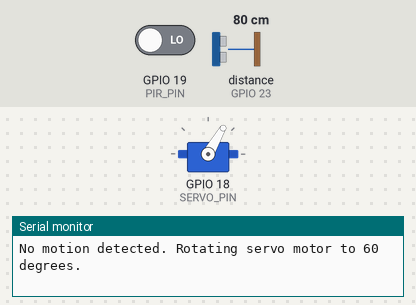
This sketch was run on a simulated ESP32. Shown: servo, the last lines printed to the serial monitor. The test bench sets the inputs (shaded band); at power-on: GPIO 19 (PIR_PIN) LOW, distance to the obstacle (sensor on GPIO 23) 80 cm. The echo pulse lasts 58.3 µs per cm; WiFi joins after 1.5 s; servers stay silent unless stated; the local clock reads 2024-03-15 10:24:30 at power-on unless the sketch sets it; no MQTT or app messages arrive unless stated.

Above: at 2.7 s.
2.8 s: GPIO 19 (PIR_PIN) driven HIGH
4.3 s: GPIO 19 (PIR_PIN) driven LOW
At 4.6 s:
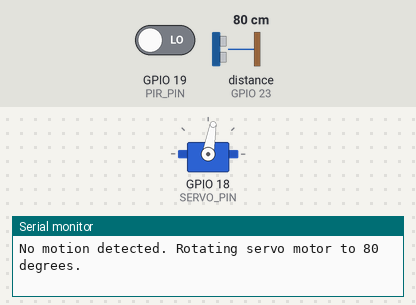
At 5.0 s:
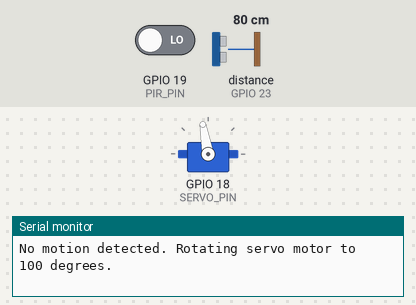
Timing chart, 0 to 16.3 s (numbered marks = the images above; inputs shaded):
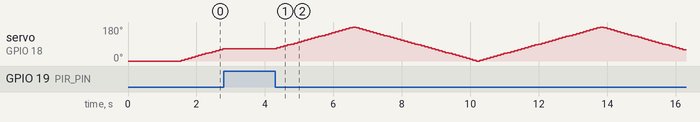

The sketch:

ECOVAL_ESP32_Firmware.ino
```cpp
#include "secrets.h"
#include <WiFiClientSecure.h>
#include <PubSubClient.h>
#include <ArduinoJson.h>
#include "WiFi.h"
#include "time.h"
#include <ESP32Servo.h>  // Include the Servo library

// Define ultrasonic sensor pins
#define TRIG_PIN 22  // Trig pin connected to GPIO 22
#define ECHO_PIN 23  // Echo pin connected to GPIO 23

// Define PIR sensor pin
#define PIR_PIN 19   // PIR sensor connected to GPIO 19

// Define Servo motor pin
#define SERVO_PIN 18 // Servo motor connected to GPIO 18

#define AWS_IOT_PUBLISH_TOPIC   "esp32_ultra/pub"
#define AWS_IOT_SUBSCRIBE_TOPIC "esp32_ultra/sub"

// NTP server settings
const char* ntpServer = "pool.ntp.org";
const long  gmtOffset_sec = 5.5 * 3600;  // New Delhi is UTC +5:30
const int   daylightOffset_sec = 0;      // No daylight savings in New Delhi

float distance;
bool motionDetected = false;
int servoAngle = 0;  // Variable to store the current angle of the servo motor
int servoDirection = 1;  // Variable to track the direction of the servo (1 for forward, -1 for reverse)
bool isServoRotating = true;  // Variable to track whether the servo should be rotating

// Wi-Fi and AWS IoT setup
WiFiClientSecure net = WiFiClientSecure();
PubSubClient client(net);

// Servo object
Servo servoMotor;

// Function to connect to AWS IoT
void connectAWS() {
  WiFi.mode(WIFI_STA);
  WiFi.begin(WIFI_SSID, WIFI_PASSWORD);

  Serial.println("Connecting to Wi-Fi");

  while (WiFi.status() != WL_CONNECTED) {
    delay(500);
    Serial.print(".");
  }

  // Configure WiFiClientSecure to use the AWS IoT device credentials
  net.setCACert(AWS_CERT_CA);
  net.setCertificate(AWS_CERT_CRT);
  net.setPrivateKey(AWS_CERT_PRIVATE);

  // Connect to the MQTT broker on the AWS endpoint
  client.setServer(AWS_IOT_ENDPOINT, 8883);

  // Create a message handler
  client.setCallback(messageHandler);

  Serial.println("Connecting to AWS IOT");

  while (!client.connect(THINGNAME)) {
    Serial.print(".");
    delay(100);
  }

  if (!client.connected()) {
    Serial.println("AWS IoT Timeout!");
    return;
  }

  // Subscribe to a topic
  client.subscribe(AWS_IOT_SUBSCRIBE_TOPIC);

  Serial.println("AWS IoT Connected!");
}

// Function to publish sensor data to AWS IoT
void publishMessage() {
  // Get current time
  time_t now;
  struct tm timeinfo;
  if (!getLocalTime(&timeinfo)) {
    Serial.println("Failed to obtain time");
    return;
  }
  char timeString[20];
  strftime(timeString, sizeof(timeString), "%Y-%m-%d %H:%M:%S", &timeinfo);

  // Create JSON document with distance and timestamp
  StaticJsonDocument<200> doc;
  doc["distance"] = distance;  // Sending distance
  doc["timestamp"] = timeString;  // Add real-time timestamp
  char jsonBuffer[512];
  serializeJson(doc, jsonBuffer);  // Convert to JSON format

  client.publish(AWS_IOT_PUBLISH_TOPIC, jsonBuffer);
}

// Function to handle incoming messages from AWS IoT
void messageHandler(char* topic, byte* payload, unsigned int length) {
  Serial.print("incoming: ");
  Serial.println(topic);

  StaticJsonDocument<200> doc;
  deserializeJson(doc, payload);
  const char* message = doc["message"];
  Serial.println(message);
}

// Function to measure distance using ultrasonic sensor
float measureDistance() {
  // Send a 10us pulse to trigger the sensor
  digitalWrite(TRIG_PIN, LOW);
  delayMicroseconds(2);
  digitalWrite(TRIG_PIN, HIGH);
  delayMicroseconds(10);
  digitalWrite(TRIG_PIN, LOW);

  // Read the duration of the echo pulse
  long duration = pulseIn(ECHO_PIN, HIGH);

  // Calculate distance (duration * speed of sound in air / 2)
  float distance = duration * 0.034 / 2;  // Speed of sound is 0.034 cm/us

  return distance;
}

// Function to setup NTP and get real-time clock
void setupTime() {
  configTime(gmtOffset_sec, daylightOffset_sec, ntpServer);
  Serial.println("Time synchronized");
}

// Setup function
void setup() {
  Serial.begin(115200);
  connectAWS();

  // Set pin modes for ultrasonic sensor
  pinMode(TRIG_PIN, OUTPUT);
  pinMode(ECHO_PIN, INPUT);

  // Set pin mode for PIR sensor
  pinMode(PIR_PIN, INPUT);

  // Attach the servo motor to the appropriate pin
  servoMotor.attach(SERVO_PIN);
  servoMotor.write(servoAngle);  // Initialize the servo motor

  // Set up time from NTP
  setupTime();
}

// Main loop
void loop() {
  motionDetected = digitalRead(PIR_PIN);  // Read PIR sensor value

  if (motionDetected) {
    if (isServoRotating) {
      // Stop the servo motor
      servoMotor.write(servoAngle);  // Stop at the current angle
      Serial.println("Motion detected! Stopping the servo motor.");
      isServoRotating = false;
    }

    distance = measureDistance();  // Measure distance

    if (isnan(distance)) {  // Check if distance measurement failed
      Serial.println(F("Failed to read from ultrasonic sensor!"));
      return;
    }

    Serial.print(F("Distance: "));
    Serial.print(distance);
    Serial.println(F(" cm"));

    // Get current time to print
    time_t now;
    struct tm timeinfo;
    if (getLocalTime(&timeinfo)) {
      char timeString[20];
      strftime(timeString, sizeof(timeString), "%Y-%m-%d %H:%M:%S", &timeinfo);
      Serial.print("Current Time (New Delhi): ");
      Serial.println(timeString);  // Print time based on New Delhi timezone
    }

    publishMessage();  // Publish the distance and timestamp data to AWS IoT
  } else {
    if (!isServoRotating) {
      isServoRotating = true;  // Resume rotating when no motion is detected
    }

    // Rotate the servo motor to a different position
    servoAngle += servoDirection * 5;  // Increment or decrement the servo angle
    if (servoAngle >= 180) {
      servoDirection = -1;  // Reverse direction when angle reaches 180
    } else if (servoAngle <= 0) {
      servoDirection = 1;  // Forward direction when angle reaches 0
    }
    servoMotor.write(servoAngle);  // Rotate to the new angle
    Serial.print("No motion detected. Rotating servo motor to ");
    Serial.print(servoAngle);
    Serial.println(" degrees.");
  }

  client.loop();  // Handle AWS IoT communication
  delay(100);  // Shorter delay to make the servo rotate smoothly
}
```

secrets.h
```cpp
#include <pgmspace.h>

#define SECRET
#define THINGNAME "Esp32_AWS_Ultra2"                         //change this

const char WIFI_SSID[] = "WIFI NAME";               //change this
const char WIFI_PASSWORD[] = "WIFI PASSWORD";           //change this
const char AWS_IOT_ENDPOINT[] = "atb51mhvpxruh-ats.iot.us-east-1.amazonaws.com";       //Sample endpoint

// Amazon Root CA 1
static const char AWS_CERT_CA[] PROGMEM = R"EOF(
-----BEGIN CERTIFICATE-----
MIIDQTCCAimgAwIBAgITBmyfz5m/jAo54vB4ikPmljZbyjANBgkqhkiG9w0BAQsF
ADA5MQswCQYDVQQGEwJVUzEPMA0GA1UEChMGQW1hem9uMRkwFwYDVQQDExBBbWF6
b24gUm9vdCBDQSAxMB4XDTE1MDUyNjAwMDAwMFoXDTM4MDExNzAwMDAwMFowOTEL
MAkGA1UEBhMCVVMxDzANBgNVBAoTBkFtYXpvbjEZMBcGA1UEAxMQQW1hem9uIFJv
b3QgQ0EgMTCCASIwDQYJKoZIhvcNAQEBBQADggEPADCCAQoCggEBALJ4gHHKeNXj
ca9HgFB0fW7Y14h29Jlo91ghYPl0hAEvrAIthtOgQ3pOsqTQNroBvo3bSMgHFzZM
9O6II8c+6zf1tRn4SWiw3te5djgdYZ6k/oI2peVKVuRF4fn9tBb6dNqcmzU5L/qw
IFAGbHrQgLKm+a/sRxmPUDgH3KKHOVj4utWp+UhnMJbulHheb4mjUcAwhmahRWa6
VOujw5H5SNz/0egwLX0tdHA114gk957EWW67c4cX8jJGKLhD+rcdqsq08p8kDi1L
93FcXmn/6pUCyziKrlA4b9v7LWIbxcceVOF34GfID5yHI9Y/QCB/IIDEgEw+OyQm
jgSubJrIqg0CAwEAAaNCMEAwDwYDVR0TAQH/BAUwAwEB/zAOBgNVHQ8BAf8EBAMC
AYYwHQYDVR0OBBYEFIQYzIU07LwMlJQuCFmcx7IQTgoIMA0GCSqGSIb3DQEBCwUA
A4IBAQCY8jdaQZChGsV2USggNiMOruYou6r4lK5IpDB/G/wkjUu0yKGX9rbxenDI
U5PMCCjjmCXPI6T53iHTfIUJrU6adTrCC2qJeHZERxhlbI1Bjjt/msv0tadQ1wUs
N+gDS63pYaACbvXy8MWy7Vu33PqUXHeeE6V/Uq2V8viTO96LXFvKWlJbYK8U90vv
o/ufQJVtMVT8QtPHRh8jrdkPSHCa2XV4cdFyQzR1bldZwgJcJmApzyMZFo6IQ6XU
5MsI+yMRQ+hDKXJioaldXgjUkK642M4UwtBV8ob2xJNDd2ZhwLnoQdeXeGADbkpy
rqXRfboQnoZsG4q5WTP468SQvvG5
-----END CERTIFICATE-----
)EOF";

// Device Certificate                                               //Sample Certificate
static const char AWS_CERT_CRT[] PROGMEM = R"KEY(
-----BEGIN CERTIFICATE-----
MIIDWTCCAkGgAwIBAgIUUeSS0KKhxnN5gjOIN1StIXsZpEQwDQYJKoZIhvcNAQEL
BQAwTTFLMEkGA1UECwxCQW1hem9uIFdlYiBTZXJ2aWNlcyBPPUFtYXpvbi5jb20g
SW5jLiBMPVNlYXR0bGUgU1Q9V2FzaGluZ3RvbiBDPVVTMB4XDTI0MTAxMDAzMzYw
MloXDTQ5MTIzMTIzNTk1OVowHjEcMBoGA1UEAwwTQVdTIElvVCBDZXJ0aWZpY2F0
ZTCCASIwDQYJKoZIhvcNAQEBBQADggEPADCCAQoCggEBALN1/YC3G5qrKRm4/IBu
BfFFQ4GkbRWBGy7jsjaR1AlZVENQwLTJYsR7ywDRmfwzRFBQsqI5JzNqzeACMM3b
0y46b9sHrraUGc0XN66ameRT564dCbWyZhowbZkPq87R6+onxiBi0Q5aYuglUb7q
0SrTUNZyeYTr+cNQZb++b+RbyhITmh3yO3Kv3SVvbLRxqKLawoR0eITuzWba8a1a
+VNvNIiHFkaC4p5wlVLKV4bKDDORLVvLBdP0FLSNNw/SDLmq7/8TJVL8rj5GC3LN
TS3AkEGNu/+F52Kb1F3BY6cwBOJeJHizPbT/6M+/YFcDrPYG1dYyv4FKluFr8Hh0
YzsCAwEAAaNgMF4wHwYDVR0jBBgwFoAUt/kGjxcz+Bv7WxMXzi/qy7rpAd8wHQYD
VR0OBBYEFCufyTE83BO64CIgJrLHeUG3NB6/MAwGA1UdEwEB/wQCMAAwDgYDVR0P
AQH/BAQDAgeAMA0GCSqGSIb3DQEBCwUAA4IBAQAznm6zWOa/zHq3/xIQrGhtDNLu
cdC+19n3vl8fN3d0YaY6ZPSXjXvTxXMDCm2Tp2JucTvHhTjFvWtFN1BSq0mFt6Zu
wzDzZe9QAddGngqWwawdlg50Hh72P/+bRZhu4k/IS8bjUXjmyqSt1PeRQmfyqyqu
5R1eTejT7ZQpL3/BhBTqaePoThXkAV4zPU3tE1IwP46zm6QxrLxIyye5qUulYiBs
JczRirsWEYW+4JiPiZD9TXc6xg8ly+MNlK/6/QwB4TzegCSQkHdQcmBTRMlbnSEB
w7iT7xRPNCxjq2vD1X1N5m+xMP3o9n6CTick1O8H16Cj41XEoymajcvovLv1
-----END CERTIFICATE-----


)KEY";

// Device Private Key                                               //Sample Key
static const char AWS_CERT_PRIVATE[] PROGMEM = R"KEY(
-----BEGIN RSA PRIVATE KEY-----
MIIEowIBAAKCAQEAs3X9gLcbmqspGbj8gG4F8UVDgaRtFYEbLuOyNpHUCVlUQ1DA
tMlixHvLANGZ/DNEUFCyojknM2rN4AIwzdvTLjpv2weutpQZzRc3rpqZ5FPnrh0J
tbJmGjBtmQ+rztHr6ifGIGLRDlpi6CVRvurRKtNQ1nJ5hOv5w1Blv75v5FvKEhOa
HfI7cq/dJW9stHGootrChHR4hO7NZtrxrVr5U280iIcWRoLinnCVUspXhsoMM5Et
W8sF0/QUtI03D9IMuarv/xMlUvyuPkYLcs1NLcCQQY27/4XnYpvUXcFjpzAE4l4k
eLM9tP/oz79gVwOs9gbV1jK/gUqW4WvweHRjOwIDAQABAoIBAF5To0ZXeGPomTbS
+61Jp0f0vxHSah/Gd5JCzjZOmiO710V2mYOs4oQiCUbJ5OUh0UNh1zLbVZZ6CfI3
VI2vgKWow4hd1mBTIeihznuw+TiBPaJP0v204mPblo/AI+8Weaje9Q2qwvWHXrtk
ej4eUIjw/2loTCUon2Qgywpov4lIL7IRyuZJ6nxtypJtXIzkZdm6wuzpoEexbnhY
/xG0Yc3uGac0d/dToPTS86kprqbHeGY5RV7tGOobJBjbrDDz0pFrO42HE0bDi5d8
uSYKuM1ETBoTdM29bM4QXUpzTtXZYjS/RP9R1YJvKR9//HB48Md2zaVVnxJV0v02
lvJXpoECgYEA6HjYxKfAnBACV5hxsDZ7fWnxyNwGag95PQT+nWcJwH1IomjnKSLg
8SEzKP2LabCxSvhg5PSqPHfA1pPCBc83bNveCldnLiq1XXk8O+D4Fei63CEvjxYj
9UaJYLggicVtfCCef07Jrry5ja5Qm1IomI4HraAcxj+NYL8nh862N8ECgYEAxZ+r
YyOfG7FsEC4gPASrSfOTOxMBAI8lNg8XHGP1gOgqdAfAz3N3jP6LfVnKneW/OUU5
TtRuHVoPNlb1LHn/vIVyQLXD2FEjsVRg9S0D6vu1L46PomP/IxxWnsJ7L2HrBZBe
awVm0FCYfpb8kw9DyH0ERO8NNWqyLi6AwMvR+fsCgYEAsqS7H1QyBTugMSQqqVkU
yKlzbgD2xOYjKqr95oNZ0Rv1hyjKCqiM53+1ytgcHBn2BECeZRNHBrSX8c0WGlTE
qNjE5nmIBsg3Gx+hE/qralqvzZ2K6JABDekohLS5/GVE31BJvFcVUTwh8yhzNQiL
vb/XUqtpsUcBI8mBXTGSgYECgYBW22p0VD+l6EDai6tXNaYjBo77M8sI9+Ee9Vru
+2/3jBK8lHvFsbYlneqo2UIYS9XT0fzyDKOo+uAcvfNb7PLdZLlmf3zoIiFR2wgS
OgqyyJZFpJ60fMayI85eUJPbq2mkNGOLHgCmJgYf/TRdXiQohenOclKX26Eccwvb
sLlE6QKBgFf1A1oS9L7u/jwGuw/XukwwMjn1Z4NRwMjxfRYOldCfNydVIDeD32Qv
TR185uOMU4rOMLMGvaZRvrrg2V9KxIpV26MtyM19wQyz7uMMRiNoQ7eU4BdJTRPL
5/R/+BCQBvn1jjVnvT8aChha+7Zy/d26KbxvzxLCbOr2VFVF4Sk6
-----END RSA PRIVATE KEY-----


)KEY";
```

Measured:
- after the input at 2.8 s, servo on GPIO 18 (SERVO_PIN): stays 65° (without the input it goes to 70° after 0.06 s)
